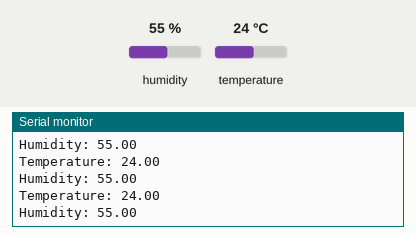
Recording of a sketch running on a simulated ESP32. On the bench: the last lines printed to the serial monitor. Inputs (shaded band) come from the test bench; at power-on: humidity 55 %, temperature 24 °C. WiFi joins after 1.5 s; servers stay silent unless stated; network time is answered at once with the bench clock; the local clock reads 2024-03-15 10:24:30 at power-on unless the sketch sets it.

Above: at 3.7 s.
3.8 s: humidity set to 22 %
At 4.4 s:
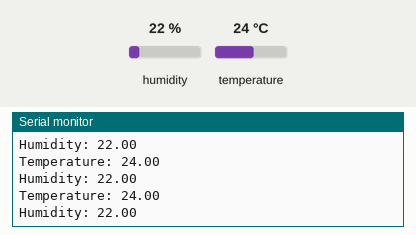
5.3 s: temperature set to 12 °C
At 6.4 s:
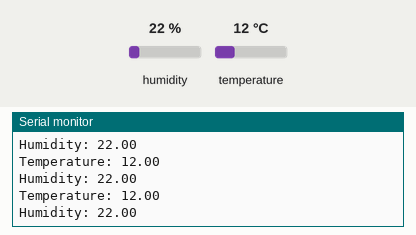
6.8 s: humidity set to 40 %
At 7.3 s:
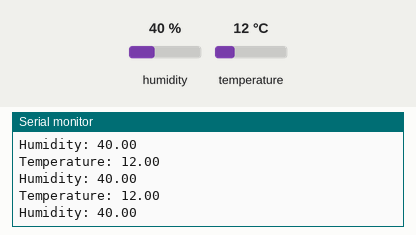
Timing chart, 0 to 9.8 s (numbered marks = the images above; inputs shaded):
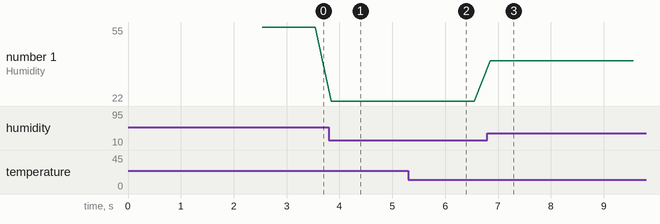

Measured:
- after the input at 3.8 s, the serial monitor: prints a new line after 0.05 s (image 1)
- after the input at 5.3 s, the serial monitor: prints a new line at once (image 2)
- after the input at 6.8 s, the serial monitor: prints a new line after 0.05 s (image 3)
- plotted number 1: 55 → 22 after the input at 3.8 s, 22 → 40 after the input at 6.8 s

The sketch:

esp32.ino
```cpp
#include <Arduino.h>
#include <WiFi.h>
#include <Firebase_ESP_Client.h>
#include <WiFiClient.h>
#include "time.h"
#include <WiFiUdp.h>
#include <NTPClient.h>
#include <DHT.h>
#include <DHT_U.h>

#define DHT_PIN 21
#define DHTTYPE DHT11
DHT_Unified dht(DHT_PIN, DHTTYPE);

const char *ntpServer = "asia.pool.ntp.org";
const long gmtOffset_sec = 20700;

WiFiUDP ntpUDP;
NTPClient timeClient(ntpUDP, ntpServer, gmtOffset_sec);

// Provide the token generation process info.
#include "addons/TokenHelper.h"
// Provide the RTDB payload printing info and other helper functions.
#include "addons/RTDBHelper.h"

// Insert your network credentials
#define WIFI_SSID "rangestudio"
#define WIFI_PASSWORD "rangestudio"

// Insert Firebase project API Key
#define API_KEY "AIzaSyCuYIBlLl4ELtpoY4xexBJsO7VstIQel3s"

// Insert RTDB URLefine the RTDB URL */
#define DATABASE_URL "https://iot-project-aa3a6-default-rtdb.firebaseio.com"

// Define Firebase Data object
FirebaseData fbdo;
FirebaseAuth auth;

FirebaseConfig config;


unsigned long sendDataPrevMillis = 0;
bool signupOK = false;
int Relay_PIN = 21;


void setup()
{
  Serial.begin(115200);
  pinMode(DHT_PIN, INPUT);
  pinMode(Relay_PIN, OUTPUT);
  digitalWrite(Relay_PIN, HIGH);
  delay(1000);

  WiFi.begin(WIFI_SSID, WIFI_PASSWORD);
  Serial.print("Connecting to Wi-Fi");
  while (WiFi.status() != WL_CONNECTED)
  {
    Serial.print(".");
    delay(300);
  }

  timeClient.begin();
  timeClient.setUpdateInterval(500);

  Serial.println();
  Serial.print("Connected with IP: ");
  Serial.println(WiFi.localIP());
  Serial.println();

  /* Assign the api key (required) */
  config.api_key = API_KEY;

  /* Assign the RTDB URL (required) */
  config.database_url = DATABASE_URL;

  /* Sign up */
  if (Firebase.signUp(&config, &auth, "", ""))
  {
    Serial.println("ok");
    signupOK = true;
  }
  else
  {
    Serial.printf("%s\n", config.signer.signupError.message.c_str());
  }

  /* Assign the callback function for the long running token generation task */
  config.token_status_callback = tokenStatusCallback; // see addons/TokenHelper.h

  Firebase.begin(&config, &auth);
  Firebase.reconnectWiFi(true);

  dht.begin();
}

void loop()
{
  FirebaseAuth auth;
  timeClient.update();
  unsigned long currentTime = timeClient.getEpochTime();

  sensors_event_t event;
  dht.temperature().getEvent(&event);
  float temperature = event.temperature;
  dht.humidity().getEvent(&event);
  float humidity = event.relative_humidity;

  if (humidity <= 70.00) {
    digitalWrite(Relay_PIN, LOW);
  }
  else {
  digitalWrite(Relay_PIN, HIGH);
  }

  if(!isnan(temperature) && !isnan(humidity)){
    Serial.print("Temperature: ");
    Serial.println(temperature);
    Serial.print("Humidity: ");
    Serial.println(humidity);
  }


  if (Firebase.ready() && signupOK && (millis() - sendDataPrevMillis > 1000 || sendDataPrevMillis == 0))
  {
    sendDataPrevMillis = millis();
    // Write an Int number on the database path test/int
    Firebase.RTDB.pushFloat(&fbdo, "test/temperature", temperature);
    Firebase.RTDB.pushFloat(&fbdo, "test/humidity", humidity);
  }
}
```
